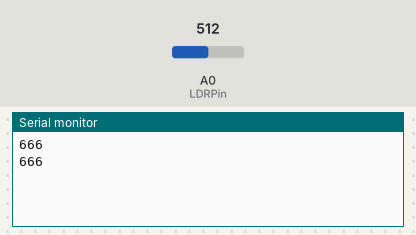
This sketch was run on a simulated Arduino Uno, built with avr-gcc and run on an emulated ATmega328P. On the bench: the last lines printed to the serial monitor. Inputs (shaded band) come from the test bench; at power-on: A0 (LDRPin) = 512.

Above: at 1.8 s.
1.9 s: A0 (LDRPin) set to 716
At 2.8 s:
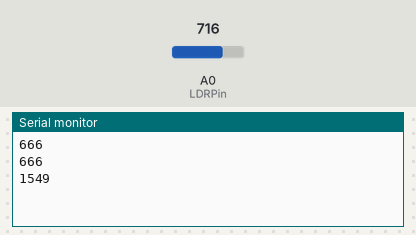
3.4 s: A0 (LDRPin) set to 900
At 4.6 s:
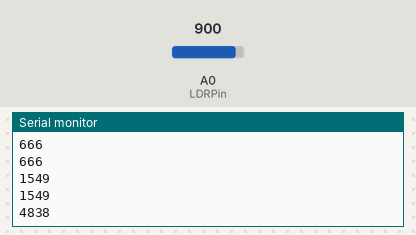
Timing chart, 0 to 6.4 s (numbered marks = the images above; inputs shaded):
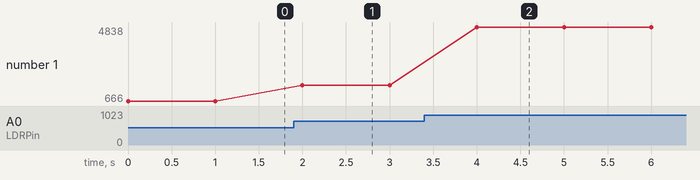

Measured:
- after the input at 1.9 s, the serial monitor: prints a new line after 0.10 s (image 1)
- after the input at 3.4 s, the serial monitor: prints a new line after 0.60 s (image 2)
- plotted number 1: 666 → 1549 after the input at 1.9 s, 1549 → 4838 after the input at 3.4 s

The sketch:

luz.ino
```cpp
const long A = 1000;     //Resistencia en oscuridad en KΩ
const int B = 15;        //Resistencia a la luz (10 Lux) en KΩ
const int Rc = 1;       //Resistencia calibracion en KΩ
const int LDRPin = A0;   //Pin del LDR

int V;
int ilum;

void setup()
{
   Serial.begin(115200);
}

void loop()
{
   V = analogRead(LDRPin);

   //ilum = ((long)(1024-V)*A*10)/((long)B*Rc*V);  //usar si LDR entre GND y A0
   ilum = ((long)V*A*10)/((long)B*Rc*(1024-V));    //usar si LDR entre A0 y Vcc (como en el esquema anterior)

   Serial.println(ilum);
   delay(1000);
}
```
